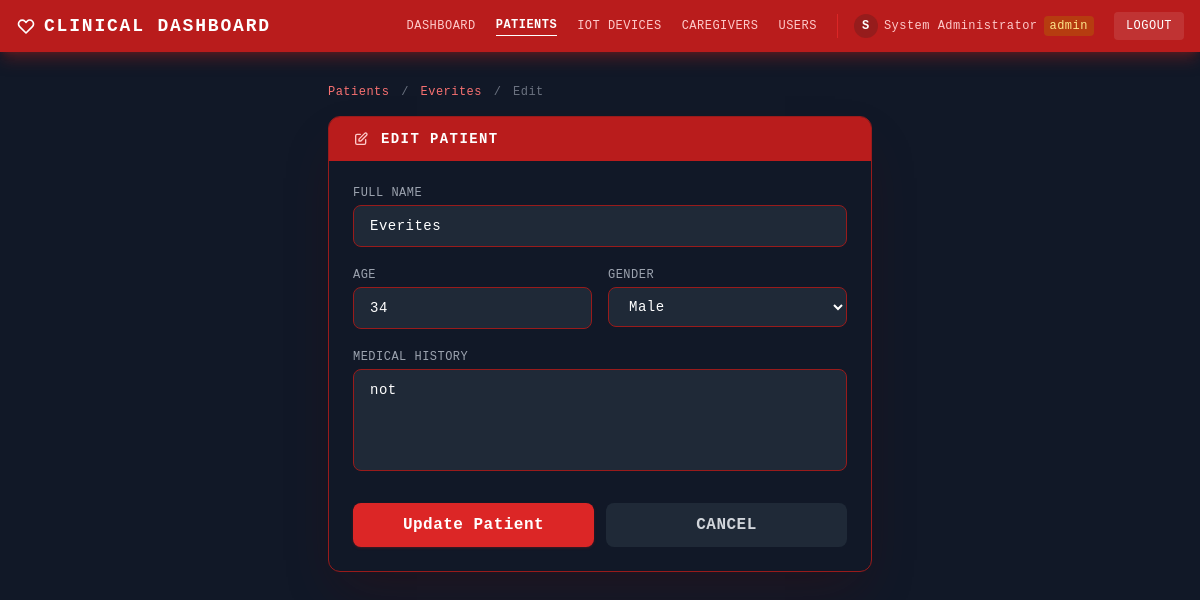
Page /patients/1/edit (signed in) on the committed database.
### tables this page shows
CREATE TABLE patients (
        id INTEGER PRIMARY KEY AUTOINCREMENT,
        name TEXT NOT NULL,
        age INTEGER NOT NULL,
        gender TEXT NOT NULL,
        medical_history TEXT,
        created_at TEXT NOT NULL
    );

### app.py (the view, shortened to what this page needs)
@app.route("/patients/<int:patient_id>/edit", methods=["GET", "POST"])
@login_required
@role_required('admin', 'doctor')
def edit_patient(patient_id):
    patient = get_patient(patient_id)
    if not patient:
        flash("Patient not found.", "error")
        return redirect(url_for('list_patients'))
    return render_template("edit_patient.html", patient=patient)

### app.py (called while the page is built)
def login_required(f):
    @wraps(f)
    def decorated(*args, **kwargs):
        if 'user_id' not in session:
            flash('Please log in to access this page.', 'error')
            return redirect(url_for('login'))
        return f(*args, **kwargs)
    return decorated

def role_required(*roles):
    def decorator(f):
        @wraps(f)
        def decorated(*args, **kwargs):
            if session.get('user_role') not in roles:
                flash('Access denied — insufficient permissions.', 'error')
                return redirect(url_for('index'))
            return f(*args, **kwargs)
        return decorated
    return decorator

@app.context_processor
def inject_user():
    return {
        'current_user': {
            'id':               session.get('user_id'),
            'username':         session.get('username'),
            'role':             session.get('user_role'),
            'full_name':        session.get('full_name'),
            'is_authenticated': 'user_id' in session,
        }
    }

def get_patient(patient_id):
    conn = sqlite3.connect(DB_PATH)
    conn.row_factory = sqlite3.Row
    cursor = conn.cursor()
    cursor.execute('SELECT * FROM patients WHERE id = ?', (patient_id,))
    row = cursor.fetchone()
    if not row:
        conn.close()
        return None
    patient = dict(row)
    cursor.execute('''
    SELECT c.*, pc.relationship
    FROM caregivers c JOIN patient_caregivers pc ON c.id = pc.caregiver_id
    WHERE pc.patient_id = ?
    ''', (patient_id,))
    patient['caregivers'] = [dict(r) for r in cursor.fetchall()]
    conn.close()
    return patient

### templates/edit_patient.html (shortened to what this page needs)
<!DOCTYPE html>
<html lang="en">
<head>
    <script src="https://cdn.tailwindcss.com"></script>
</head>
<body class="min-h-screen bg-[#111827] text-white" style="text-transform:uppercase;letter-spacing:.03em">
{% set active = 'patients' %}
{% include '_nav.html' %}
<div class="max-w-xl mx-auto px-4 py-8">
    <div class="text-xs text-gray-500 mb-4 normal-case">
        <a href="/patients" class="text-red-400 hover:text-red-300">Patients</a>
        <span class="mx-1">/</span>
        <a href="/patients/{{ patient.id }}" class="text-red-400 hover:text-red-300">{{ patient.name }}</a>
        <span class="mx-1">/</span>
        <span>Edit</span>
    </div>
    <div class="bg-gray-900 border border-red-800 rounded-xl shadow-2xl shadow-red-950/30 overflow-hidden">
        <div class="bg-red-700 px-6 py-3 flex items-center gap-3">
            <svg class="w-4 h-4 text-red-200" fill="none" stroke="currentColor" stroke-width="2" viewBox="0 0 24 24">
                <path stroke-linecap="round" stroke-linejoin="round" d="M11 5H6a2 2 0 00-2 2v11a2 2 0 002 2h11a2 2 0 002-2v-5m-1.414-9.414a2 2 0 112.828 2.828L11.828 15H9v-2.828l8.586-8.586z"/>
            </svg>
            <h2 class="text-sm font-bold tracking-widest">Edit Patient</h2>
        </div>
        <form action="/patients/{{ patient.id }}/edit" method="post" class="p-6 space-y-5">
            <div>
                <label for="name" class="block text-xs text-gray-400 mb-1">Full Name</label>
                <input type="text" id="name" name="name" required value="{{ patient.name }}"
                       class="w-full bg-gray-800 border border-red-800 text-white rounded-lg px-4 py-2.5 text-sm normal-case
                              focus:outline-none focus:border-red-500 focus:ring-1 focus:ring-red-600 transition-colors">
            </div>
            <div class="grid grid-cols-2 gap-4">
                <div>
                    <label for="age" class="block text-xs text-gray-400 mb-1">Age</label>
                    <input type="number" id="age" name="age" min="0" max="120" required value="{{ patient.age }}"
                           class="w-full bg-gray-800 border border-red-800 text-white rounded-lg px-4 py-2.5 text-sm normal-case
                                  focus:outline-none focus:border-red-500 focus:ring-1 focus:ring-red-600 transition-colors">
                </div>
                <div>
                    <label for="gender" class="block text-xs text-gray-400 mb-1">Gender</label>
                    <select id="gender" name="gender" required
                            class="w-full bg-gray-800 border border-red-800 text-white rounded-lg px-4 py-2.5 text-sm normal-case
                                   focus:outline-none focus:border-red-500 focus:ring-1 focus:ring-red-600 transition-colors">
                        <option value="Male" {% if patient.gender == 'Male' %}selected{% endif %}>Male</option>
                    </select>
                </div>
            </div>
            <div>
                <label for="medical_history" class="block text-xs text-gray-400 mb-1">Medical History</label>
                <textarea id="medical_history" name="medical_history" rows="4"
                          class="w-full bg-gray-800 border border-red-800 text-white rounded-lg px-4 py-2.5 text-sm normal-case
                                 focus:outline-none focus:border-red-500 focus:ring-1 focus:ring-red-600 transition-colors resize-none">{{ patient.medical_history }}</textarea>
            </div>
            <div class="flex gap-3 pt-1">
                <button type="submit"
                        class="flex-1 bg-red-600 hover:bg-red-700 text-white font-bold py-2.5 rounded-lg transition-colors shadow shadow-red-900/40">
                    Update Patient
                </button>
                <a href="/patients/{{ patient.id }}"
                   class="flex-1 text-center bg-gray-800 hover:bg-gray-700 text-gray-300 font-bold py-2.5 rounded-lg transition-colors">
                    Cancel
                </a>
            </div>
        </form>
    </div>
</div>
</body>
</html>

### templates/edit_patient.html (style rules this page uses)
body { font-family: 'Courier New', Courier, monospace; }

### rows in the picture
patients: name "Everites", age "34", gender "Male", medical_history "not"

### other values in the picture
{{ label }} "DASHBOARD" "PATIENTS" "IOT DEVICES"
{{ current_user.full_name[0] | upper if current_user.full_name else '?' }} "S"
{{ current_user.full_name }} "System Administrator"
{{ current_user.role }} "admin"
